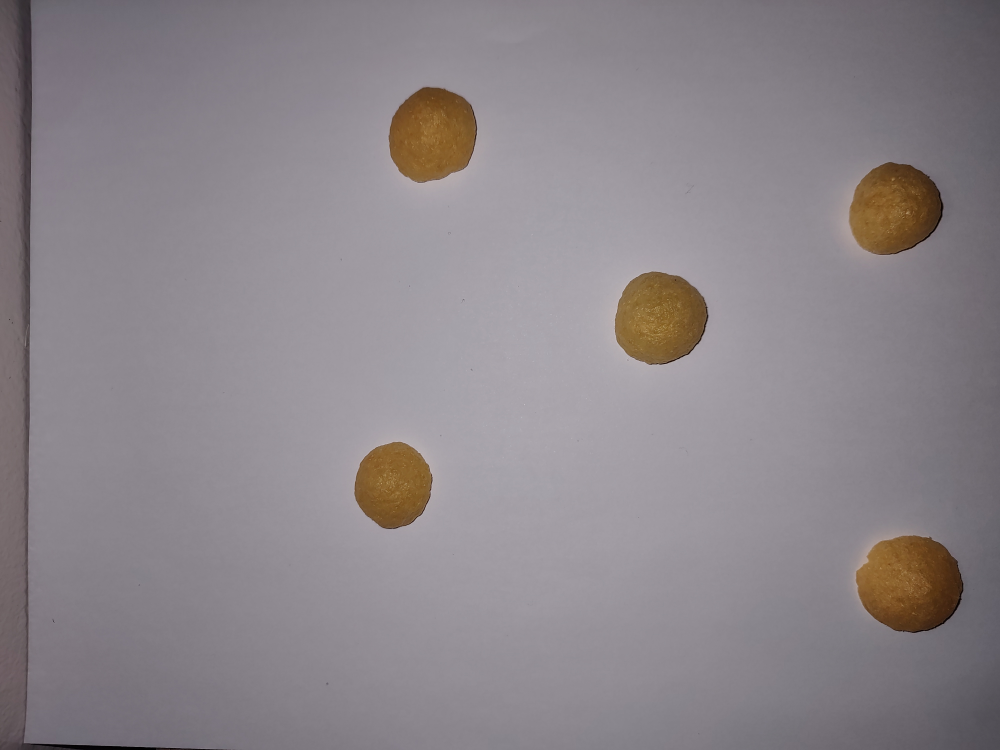
#> input picture Imagens/img_14.jpg, 4000 x 3000 px (shown at 1/4 size)
$ python -i main.py   (imports and definitions only)
#> lines starting #> are read from the running program, lines starting #| are printed output that depends on the picture; after the words box and inside, x2 and y2 are one past the last pixel; in counts of white or black regions, pixels touching at a corner belong together; pictures that were not available may be replaced by others from this repository, and a replacement may not be noted
#> in id_imagens, img is the input picture: shape (3000, 4000, 3); mean B, G, R 137.9, 133.1, 139.6
import cv2
import numpy as np


def preserva_aspect_ratio_resize(
    imagem, largura=None, altura=None, inter=cv2.INTER_AREA
):
    # Recupera o tamanho da imagem e inicializa as dimensões
#> called with altura = 800, inter = 3
    dim = None
    (h, w) = imagem.shape[:2]
#> h = 3000; w = 4000

    # Retorna a imagem original se não houver necessidade de redimensionar
    if largura is None and altura is None:
        return imagem

    # Redimensiona algura se largura for none
    if largura is None:
        # Calcula o aspecto da altura e constrói as dimensões
        r = altura / float(h)
#> r = 0.267
        dim = (int(w * r), altura)
#> dim = (1066, 800)
    else:  # Redimensiona a largura se a altura for none
        # Calcula o aspecto da largura e constrói as dimensões
        r = largura / float(w)
        dim = (largura, int(h * r))

    return cv2.resize(imagem, dim, interpolation=inter)


def ajusta_saturacao(imagem):
    # Ajuste de Saturação
    sat_adj = 3
    val_adj = 1
    img_hsv = cv2.cvtColor(imagem, cv2.COLOR_BGR2HSV).astype("float32")
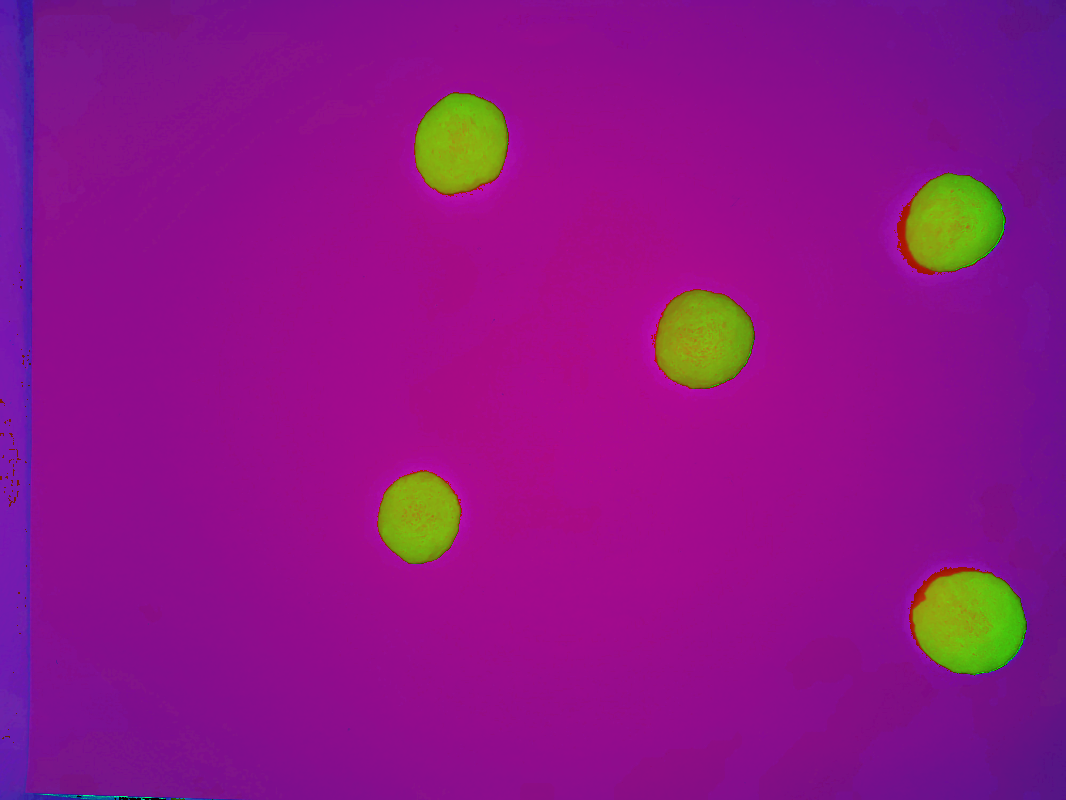
#> img_hsv: shape (800, 1066, 3) float32; mean B, G, R 136.4, 20.1, 141.6
    (h, s, v) = cv2.split(img_hsv)
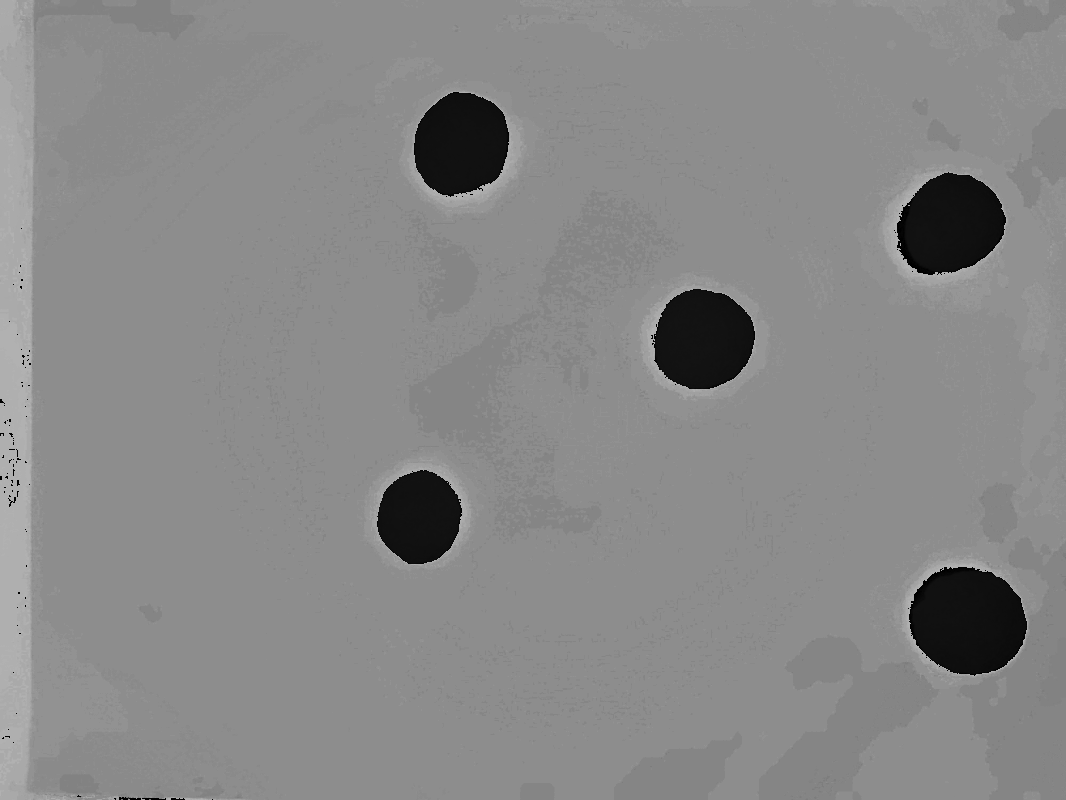
#> h: shape (800, 1066) float32; min 0, max 178, mean 135.8
    s = s * sat_adj
    v = v * val_adj
    s = np.clip(s, 0, 255)
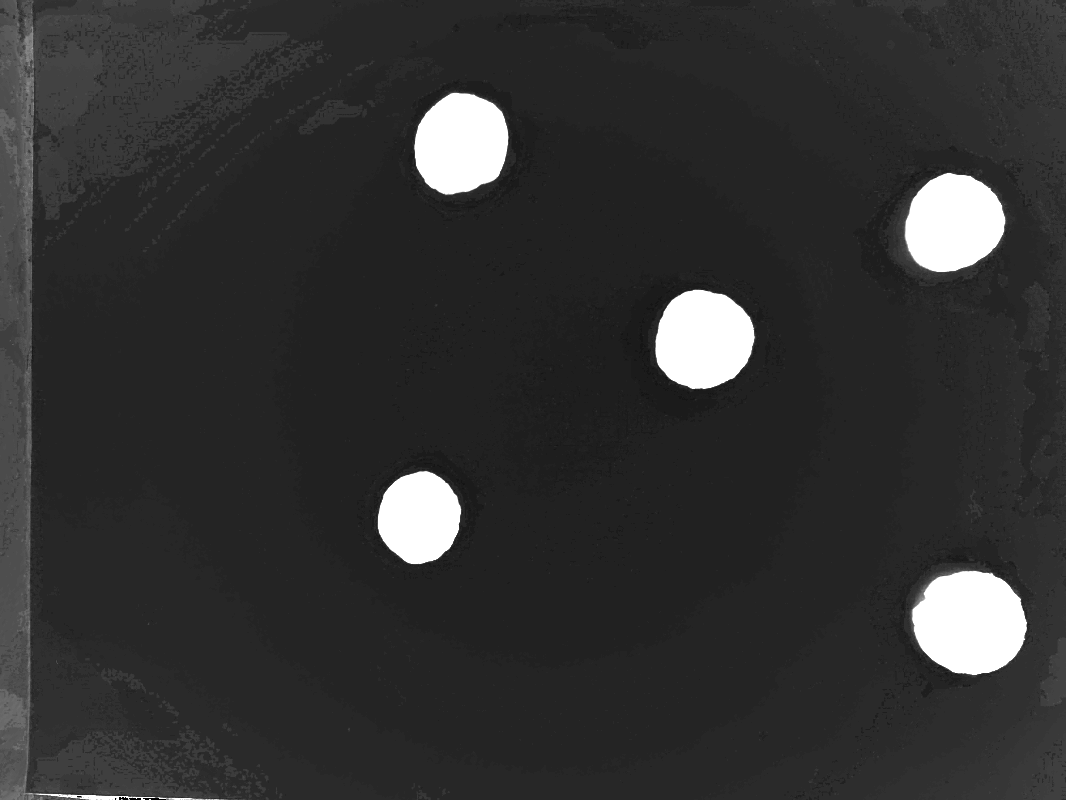
#> s: shape (800, 1066) float32; min 0, max 255, mean 49.8
    v = np.clip(v, 0, 255)
    img_hsv = cv2.merge([h, s, v])
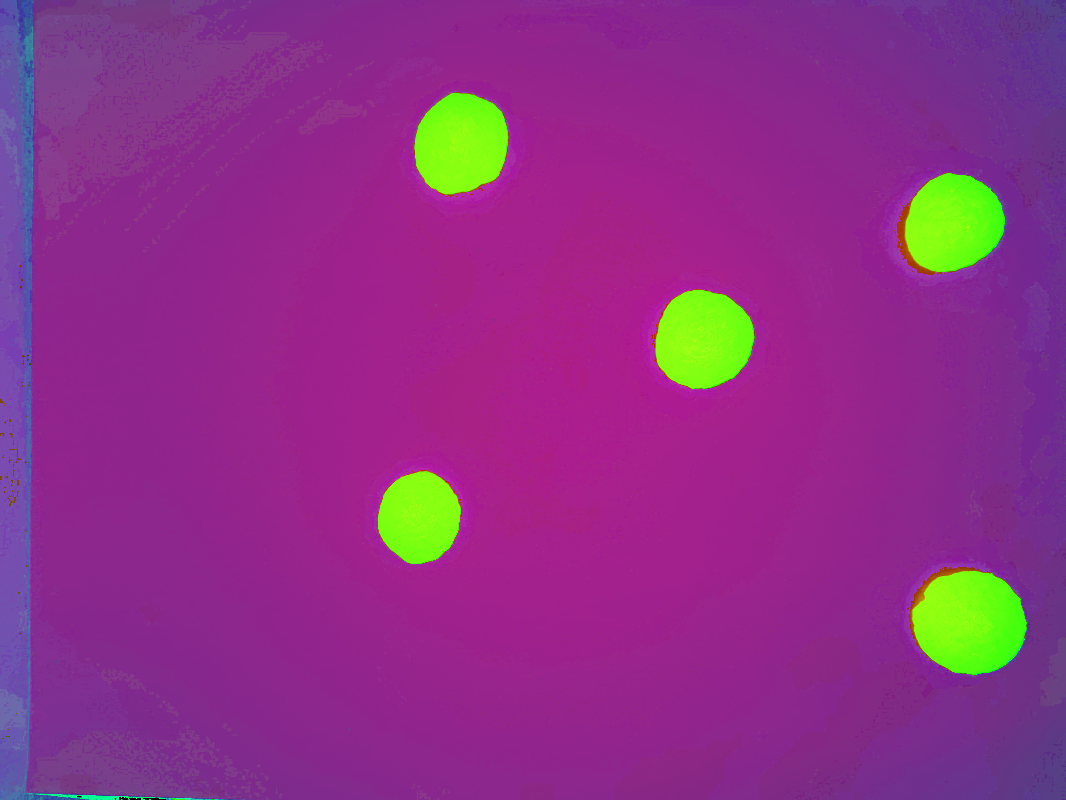
#> img_hsv: shape (800, 1066, 3) float32; mean B, G, R 136.4, 49.7, 141.6
    return cv2.cvtColor(img_hsv.astype("uint8"), cv2.COLOR_HSV2BGR)


def id_imagens(id_img):
    # Pathing para as imagens a serem processadas
    """PATH = r"E:\Faculdade\5 Semestre\Processamento de Imagens\Trabalho Final\Identificar Salgadinhos\IdentificarSalgadinhos-VC\Imagens\shape_{}.jpg".format(
        id_img
    )"""
    PATH = r"C:\Users\wesle\OneDrive\Documentos\Repositorios\Salgadinhos-VC\IdentificarSalgadinhos-VC\Imagens\img_{}.jpg".format(
        id_img
    )
    img = cv2.imread(PATH)

    # Ajusta a altura para que a imagem apareca por inteiro na tela
    # Valor padrao de 800px, caso este valor seja alterado, deve-se
    # analizar novamente a area minima dos salgadinhos na deteccao
    img = preserva_aspect_ratio_resize(img, altura=800)
    img_rect = img.copy()

    # Processa a imagem para criar uma mascara contendo apenas os salgadinhos
    img_sat = ajusta_saturacao(img)
    hsv = cv2.cvtColor(img_sat, cv2.COLOR_BGR2HSV)
#> hsv: shape (800, 1066, 3); mean H, S, V 135, 50.6, 141.6
    mascara = cv2.inRange(hsv, lower, upper)
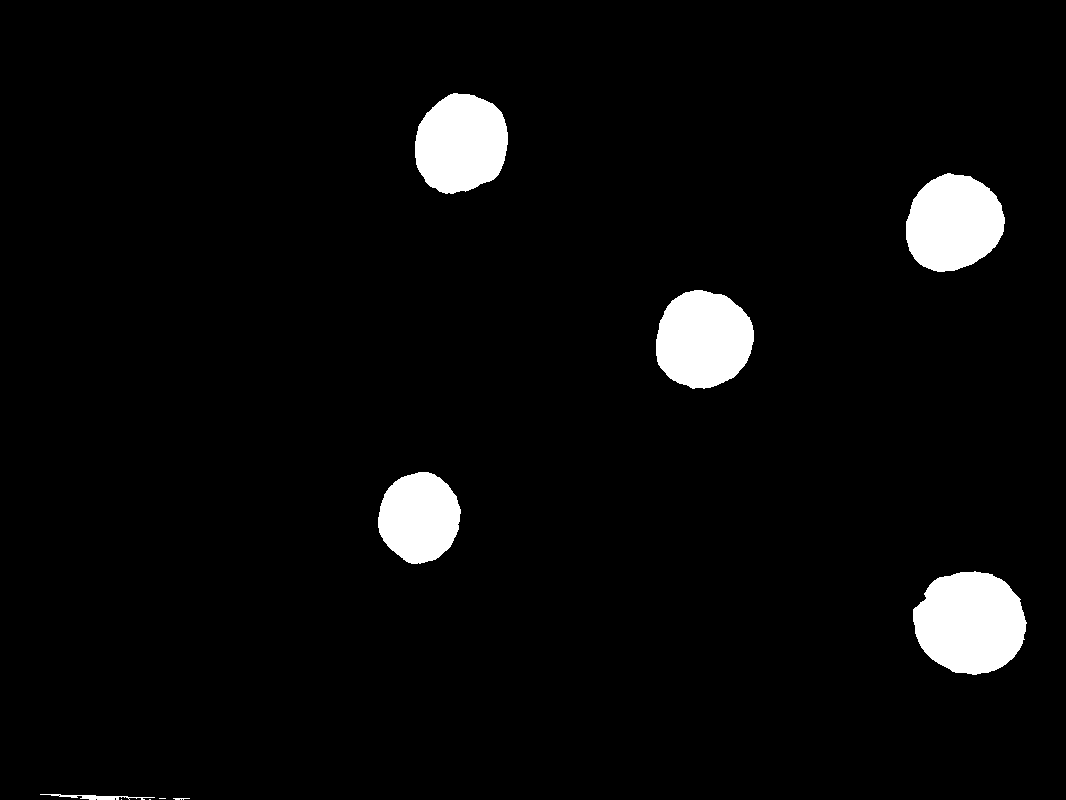
#> mascara: shape (800, 1066); 4.4% white; 10 white regions (3 under 20 px)

    # Retira os contornos da imagem
    contornos, hierarquia = cv2.findContours(
        mascara, cv2.RETR_TREE, cv2.CHAIN_APPROX_SIMPLE
    )
#> contornos = 11 contours, 5 with area under 20; largest, box (x1, y1, x2, y2) and area: (913, 571, 1027, 675) 8924, (656, 290, 754, 389) 7417, (906, 173, 1005, 272) 7320, (415, 93, 508, 194) 7222, (378, 472, 461, 564) 5694, (40, 794, 155, 800) 156

    # Passa de contorno em contorno retirando suas informacoes e coordenadas
    for i, contour in enumerate(contornos):
        # Calcula a area dos contornos para definir o tipo do salgadinho
        area = cv2.contourArea(contour)

        # Retrieving coordinates of the contour so that we can put text over the shape.
        x, y, w, h = cv2.boundingRect(contour)

        # Estima o meio do contono no eixo X
        x_mid = int(x + (w / 3))
        # Estima o meio do contono no eixo Y
        y_mid = int(y + (h / 1.5))
        # Pega as coordenadas e salva para escrever na tela
        coords = (x_mid, y_mid)

        if area > 22000:
            cv2.putText(img_rect, "Doritos", coords, font, 1, vermelho, 2)
        elif area > 10000:
            cv2.putText(img_rect, "Cebolitos", coords, font, 1, verde, 2)
        # Chama a hierarquia para não identificar a parte de dentro do cebolitos
        # Se o circulo possuir um pai ele não deve ser marcado
        elif area > 3000 and hierarquia[0][i][3] == -1:
            cv2.putText(img_rect, "Fandangos", coords, font, 1, azul, 2)
#> this loop made 11 passes
#> (area, x, y, w, h, x_mid, y_mid) on passes 5, 7, 8, 9, 10, 11: (156, 40, 794, 115, 6, 78, 798), (8924.5, 913, 571, 114, 104, 951, 640), (5693.5, 378, 472, 83, 92, 405, 533), (7417, 656, 290, 98, 99, 688, 356), (7320, 906, 173, 99, 99, 939, 239), (7222.5, 415, 93, 93, 101, 446, 160)

    # Mostra na tela as deteccoes
    cv2.imshow("Salgadinhos Detectados", img_rect)
    cv2.waitKey(0)


# [54 lines left out: function id_tempo_real, not called in this run]


# Setando Variaveis globais
lower = np.array([0, 255, 0])
upper = np.array([178, 255, 255])

vermelho = (0, 0, 255)
verde = (0, 255, 0)
azul = (255, 0, 0)
font = cv2.FONT_HERSHEY_DUPLEX

# entrada = input("Camera ou Imagem (C/I):").strip().lower()
entrada = "i"

# [11 lines not run here, left out]

>>> import cv2
>>> picture = cv2.imread('Imagens/img_14.jpg', cv2.IMREAD_GRAYSCALE)
>>> result = id_imagens(picture)
